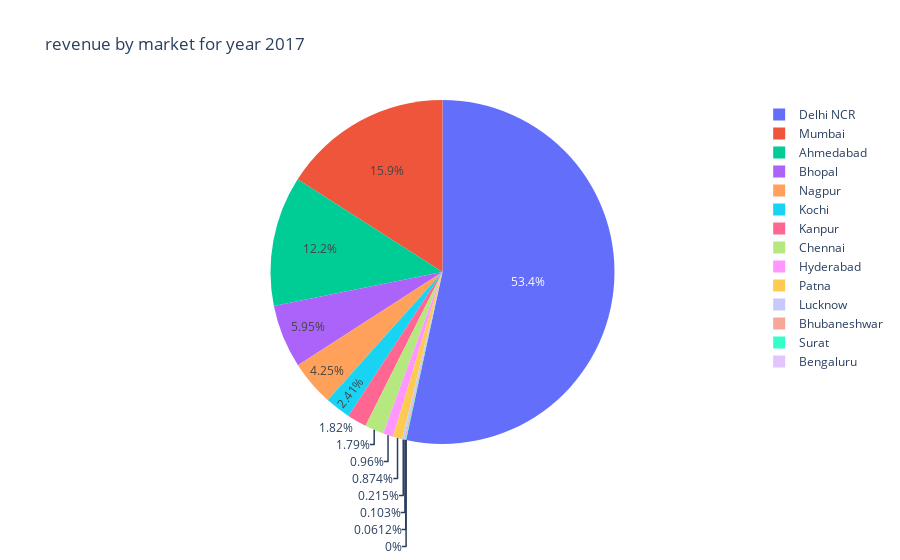

Notebook code cell kept with this figure:
### Code cell
fig = px.pie(df_2017, values='sales_amount', names='markets_name', title='revenue by market for year 2017')
fig.show()

### Figure 1 — Plotly figure (JSON) as saved in the notebook; plotly's stock layout.template omitted (floating-point values rounded to 4 significant figures; data arrays with more than 128 entries replaced by an {"elided": "..."} marker saying what was removed)
{"data": [{"domain": {"x": [0, 1], "y": [0, 1]}, "hovertemplate": "markets_name=%{label}<br>sales_amount=%{value}<extra></extra>", "labels": {"elided": "14770 str values"}, "legendgroup": "", "name": "", "showlegend": true, "type": "pie", "values": {"elided": "14770 int values"}}], "layout": {"legend": {"tracegroupgap": 0}, "title": {"text": "revenue by market for year 2017"}}}
